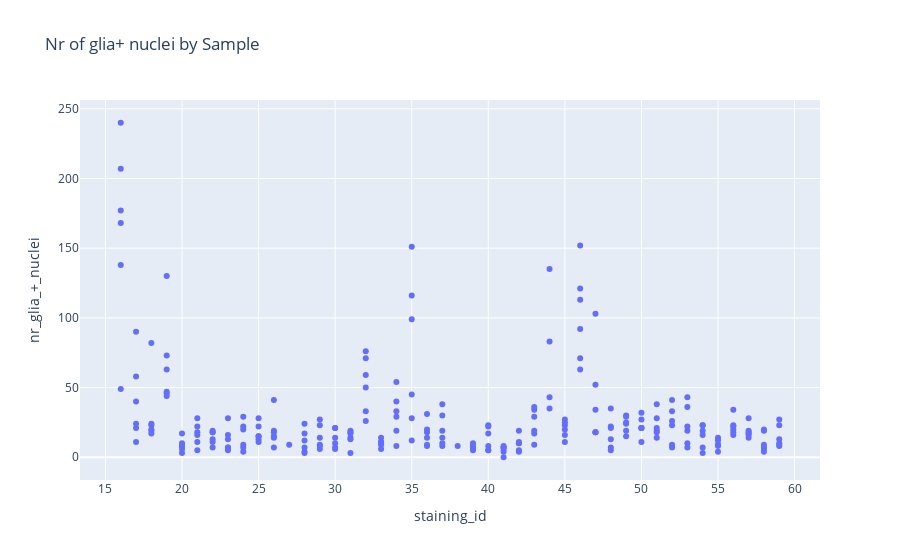

The notebook cell this image was saved under:
### Code cell
# Create the plot
fig = px.scatter(df, x='staining_id', y='nr_glia_+_nuclei',
                 hover_data=['tissue_location','index'], title='Nr of glia+ nuclei by Sample')

# Show the plot
fig.show()

### Figure 1 — Plotly figure (JSON) as saved in the notebook; plotly's stock layout.template omitted (floating-point values rounded to 4 significant figures; data arrays with more than 128 entries replaced by an {"elided": "..."} marker saying what was removed)
{"data": [{"customdata": {"elided": "252x2 mixed values"}, "hovertemplate": "staining_id=%{x}<br>nr_glia_+_nuclei=%{y}<br>tissue_location=%{customdata[0]}<br>index=%{customdata[1]}<extra></extra>", "legendgroup": "", "marker": {"color": "#636efa", "symbol": "circle"}, "mode": "markers", "name": "", "orientation": "v", "showlegend": false, "type": "scatter", "x": {"elided": "252 int values"}, "xaxis": "x", "y": {"elided": "252 int values"}, "yaxis": "y"}], "layout": {"legend": {"tracegroupgap": 0}, "title": {"text": "Nr of glia+ nuclei by Sample"}, "xaxis": {"anchor": "y", "domain": [0, 1], "title": {"text": "staining_id"}}, "yaxis": {"anchor": "x", "domain": [0, 1], "title": {"text": "nr_glia_+_nuclei"}}}}
